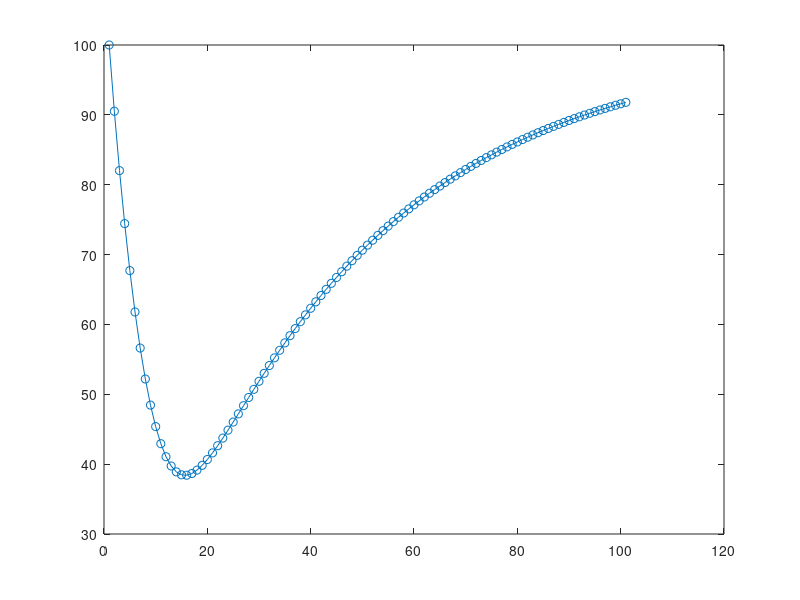

The MATLAB script that drew this image:
d1=100;
d2=400;
value=[];
C_g=0;
z_g=0;
value_min=inf;
for C=100
    for z=0:10:1000
        value(end+1)=sqrt((0-C*exp(-z/d1))^2+(100-C*exp(-z/d2))^2);
        
        if value_min>value(end)
            value_min=value(end);
            C_g=C;
            z_g=z;
        end
    end
end
%%
figure; plot(value,'o-');